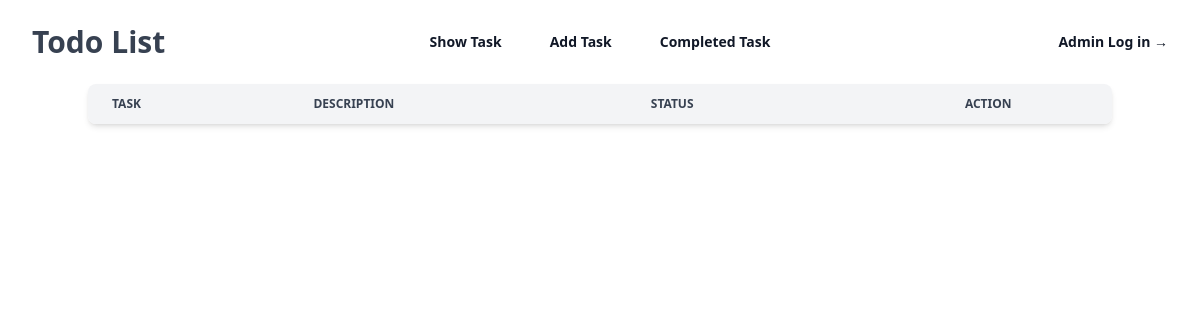
Before: /completed-tasks with the older database file.
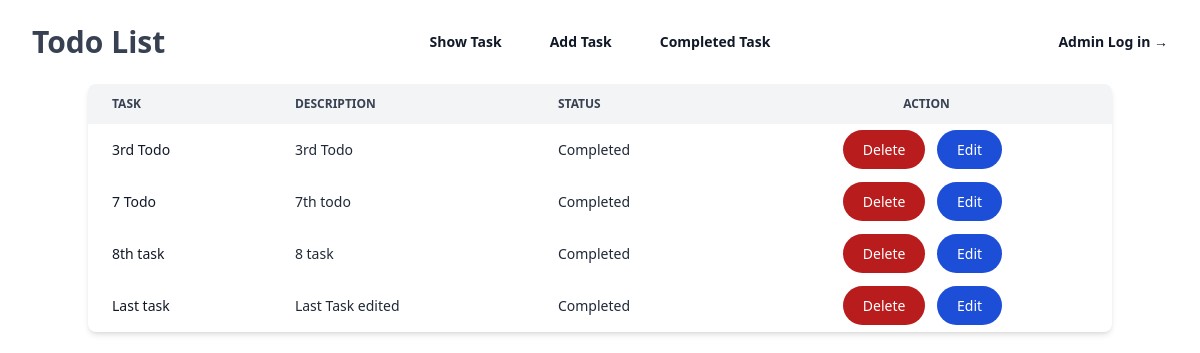
After: the same page with the newer database file.
### todo/models.py (models this page shows)
class TaskModel(models.Model):
    taskTitle = models.CharField(max_length=30)
    taskDescription = models.CharField(max_length=100)
    is_completed = models.BooleanField(default=False)

### todo/views.py (the view)
# urls.py: path("completed-tasks", Completed_Task.as_view(), name="completed_task"),
class Completed_Task(ListView):
    model = TaskModel
    template_name = "completed_task.html"
    context_object_name = "tasks"
    def get_queryset(self):
        return TaskModel.objects.filter(is_completed=True)

### todo/templates/completed_task.html
{% extends "base.html" %}
{% block content %}
<div class="relative overflow-x-auto shadow-md sm:rounded-lg">
    <table class="w-full text-sm text-left text-gray-800">
        <thead class="text-xs text-gray-700 uppercase bg-gray-100">
            <tr>
                <th scope="col" class="px-6 py-3">
                    Task
                </th>
                <th scope="col" class="px-6 py-3">
                    Description
                </th>
                <th scope="col" class="px-6 py-3">
                    Status
                </th>
                <th scope="col" class="px-6 py-3 text-center">
                    Action
                </th>
            </tr>
        </thead>
        <tbody>
            {% for task in tasks %}
            <tr>
                <th scope="row" class="px-6 py-4 font-medium text-gray-900 whitespace-nowrap">
                    {{task.taskTitle}}
                </th>
                <td class="px-6 py-4">
                    {{task.taskDescription}}
                </td>
                <td class="px-6 py-4">
                   {% if task.is_completed %}
                   Completed
                   {% endif %}
                </td>
                <td class="px-6 py-4 text-center">
                    <a href="{% url 'delete_task' task.id %}" class="text-white bg-red-700 hover:bg-red-800 focus:outline-none focus:ring-4 focus:ring-red-300 font-medium rounded-full text-sm px-5 py-2.5 text-center mr-2 mb-2 dark:bg-red-600 dark:hover:bg-red-700 dark:focus:ring-red-900">Delete</a>
                    <a href="{% url 'edit_task' task.id %}" class="text-white bg-blue-700 hover:bg-blue-800 focus:outline-none focus:ring-4 focus:ring-blue-300 font-medium rounded-full text-sm px-5 py-2.5 text-center mr-2 mb-2 dark:bg-blue-600 dark:hover:bg-blue-700 dark:focus:ring-blue-800">Edit</a>
                </td>
            </tr>
            {% endfor %}
        </tbody>
    </table>
</div>
{% endblock content %}

### todo/templates/base.html (shortened to what this page needs)
<!doctype html>
<html>
<head>
  <script src="https://cdn.tailwindcss.com"></script>
</head>
<body>
{% include "nav.html" %}
  <div class="container mx-auto">
    {% block content %}
    {% endblock content %}
  </div>
</body>
</html>

### todo/templates/nav.html (shortened to what this page needs)
<header class="bg-white">
    <nav class="mx-auto flex max-w-7xl items-center justify-between p-6 lg:px-8" aria-label="Global">
      <div class="flex lg:flex-1">
        <a href="#">
          <h1 class="text-gray-700 text-3xl font-bold">Todo List</h1>
        </a>
      </div>
      <div class="hidden lg:flex lg:gap-x-12">
        <a href="{% url 'show_task' %}" class="text-sm font-semibold leading-6 text-gray-900">Show Task</a>
        <a href="{% url 'add_task' %}" class="text-sm font-semibold leading-6 text-gray-900">Add Task</a>
        <a href="{% url 'completed_task' %}" class="text-sm font-semibold leading-6 text-gray-900">Completed Task</a>
      </div>
      <div class="hidden lg:flex lg:flex-1 lg:justify-end">
        <a href="/admin" class="text-sm font-semibold leading-6 text-gray-900">Admin Log in <span aria-hidden="true">&rarr;</span></a>
      </div>
    </nav>
  </header>

Changed rows visible on the page:
added TaskModel: taskTitle "3rd Todo", taskDescription "3rd Todo", is_completed "Completed"
added TaskModel: taskTitle "7 Todo", taskDescription "7th todo", is_completed "Completed"
added TaskModel: taskTitle "8th task", taskDescription "8 task", is_completed "Completed"
added TaskModel: taskTitle "Last task", taskDescription "Last Task edited", is_completed "Completed"
